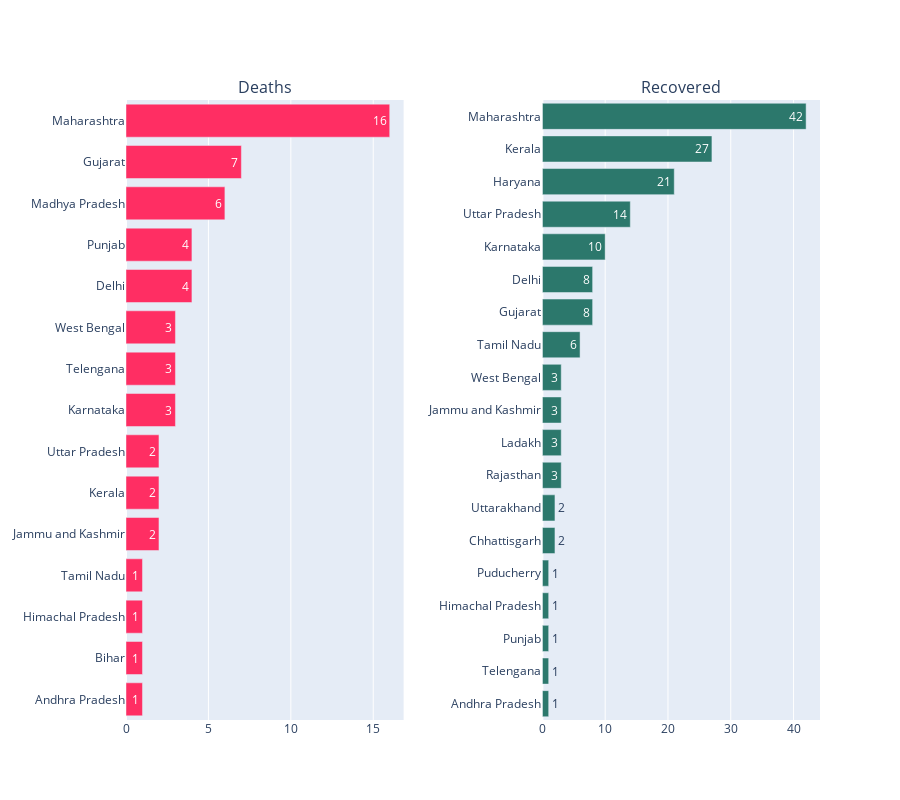

Here is the notebook cell this chart was saved with:
### Code cell
temp = latest[latest['Deaths']>0].sort_values('Deaths')
fig_d = px.bar(temp, y="State/UT", x="Deaths", orientation='h', title='Deaths', color_discrete_sequence = ['#ff2e63'], text='Deaths', height=len(temp)*40)

temp = latest[latest['Cured']>0].sort_values('Cured')
fig_r = px.bar(temp, y="State/UT", x="Cured", orientation='h', title='Cured', color_discrete_sequence = ['#2c786c'], text='Cured', height=len(temp)*40)

fig = make_subplots(rows=1, cols=2, shared_xaxes=False, horizontal_spacing=0.2, subplot_titles=("Deaths", "Recovered"))
fig.add_trace(fig_d['data'][0], row=1, col=1)
fig.add_trace(fig_r['data'][0], row=1, col=2)
fig.update_layout(height=800)
fig.show()

### Figure 1 — Plotly figure (JSON) as saved in the notebook; plotly's stock layout.template omitted (floating-point values rounded to 4 significant figures)
{"data": [{"alignmentgroup": "True", "hoverlabel": {"namelength": 0}, "hovertemplate": "Deaths=%{text}<br>State/UT=%{y}", "legendgroup": "", "marker": {"color": "#ff2e63"}, "name": "", "offsetgroup": "", "orientation": "h", "showlegend": false, "text": [1, 1, 1, 1, 2, 2, 2, 3, 3, 3, 4, 4, 6, 7, 16], "textposition": "auto", "type": "bar", "x": [1, 1, 1, 1, 2, 2, 2, 3, 3, 3, 4, 4, 6, 7, 16], "xaxis": "x", "y": ["Andhra Pradesh", "Bihar", "Himachal Pradesh", "Tamil Nadu", "Jammu and Kashmir", "Kerala", "Uttar Pradesh", "Karnataka", "Telengana", "West Bengal", "Delhi", "Punjab", "Madhya Pradesh", "Gujarat", "Maharashtra"], "yaxis": "y"}, {"alignmentgroup": "True", "hoverlabel": {"namelength": 0}, "hovertemplate": "Cured=%{text}<br>State/UT=%{y}", "legendgroup": "", "marker": {"color": "#2c786c"}, "name": "", "offsetgroup": "", "orientation": "h", "showlegend": false, "text": [1, 1, 1, 1, 1, 2, 2, 3, 3, 3, 3, 6, 8, 8, 10, 14, 21, 27, 42], "textposition": "auto", "type": "bar", "x": [1, 1, 1, 1, 1, 2, 2, 3, 3, 3, 3, 6, 8, 8, 10, 14, 21, 27, 42], "xaxis": "x2", "y": ["Andhra Pradesh", "Telengana", "Punjab", "Himachal Pradesh", "Puducherry", "Chhattisgarh", "Uttarakhand", "Rajasthan", "Ladakh", "Jammu and Kashmir", "West Bengal", "Tamil Nadu", "Gujarat", "Delhi", "Karnataka", "Uttar Pradesh", "Haryana", "Kerala", "Maharashtra"], "yaxis": "y2"}], "layout": {"annotations": [{"font": {"size": 16}, "showarrow": false, "text": "Deaths", "x": 0.2, "xanchor": "center", "xref": "paper", "y": 1, "yanchor": "bottom", "yref": "paper"}, {"font": {"size": 16}, "showarrow": false, "text": "Recovered", "x": 0.8, "xanchor": "center", "xref": "paper", "y": 1, "yanchor": "bottom", "yref": "paper"}], "height": 800, "xaxis": {"anchor": "y", "domain": [0, 0.4]}, "xaxis2": {"anchor": "y2", "domain": [0.6, 1]}, "yaxis": {"anchor": "x", "domain": [0, 1]}, "yaxis2": {"anchor": "x2", "domain": [0, 1]}}}
